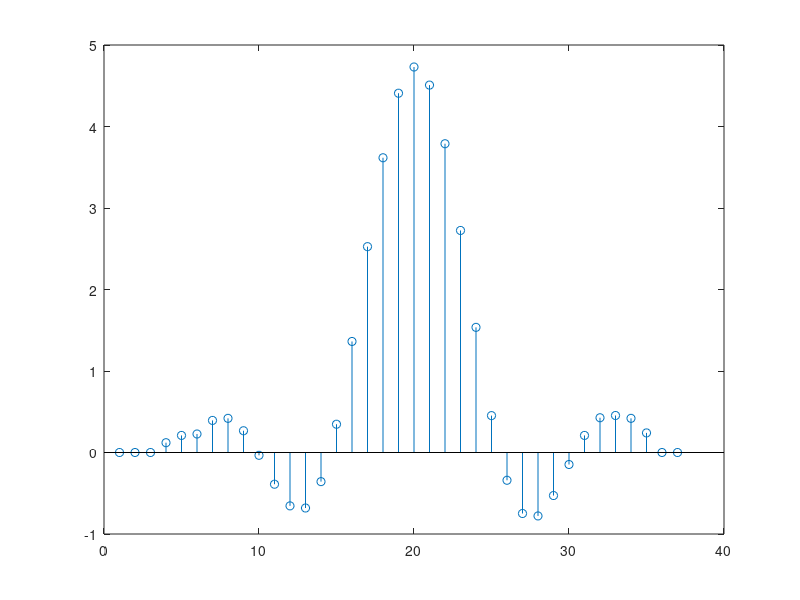

Write MATLAB code to recreate this figure.
n = 0:1:2;
x = 3*n; %1 row 3 columns
%[H,w] = dtft(h,1000); 
%plot(w/pi,20*log10(abs(H)));
%plot DTFT to determine what to draw for graph
Z = [x;zeros(2,3)]; % add 2 zeros in between each sample
z = Z(:); % convert to column vector
xe = z'; % convert to row vector 
m =[-14:14]+0.0001; 
hlp = 3*sin(0.2*pi*m)./(pi*m);
xi = conv(hlp,xe);
newvect=xi(15:21);
k = [0:6];
%stem(k,newvect);
stem(xi); 